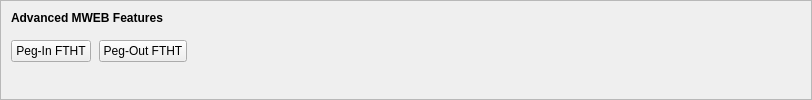
    <widget class="QFrame" name="frameMWEBFeatures">
     <property name="sizePolicy">
      <sizepolicy hsizetype="Expanding" vsizetype="Expanding">
       <horstretch>0</horstretch>
       <verstretch>0</verstretch>
      </sizepolicy>
     </property>
     <property name="maximumSize">
      <size>
       <width>16777215</width>
       <height>16777215</height>
      </size>
     </property>
     <property name="frameShape">
      <enum>QFrame::StyledPanel</enum>
     </property>
     <property name="frameShadow">
      <enum>QFrame::Sunken</enum>
     </property>
     <layout class="QVBoxLayout" name="verticalLayoutMWEBFeatures2">
      <property name="spacing">
       <number>0</number>
      </property>
      <property name="leftMargin">
       <number>0</number>
      </property>
      <property name="topMargin">
       <number>0</number>
      </property>
      <property name="rightMargin">
       <number>0</number>
      </property>
      <property name="bottomMargin">
       <number>6</number>
      </property>
      <item>
       <layout class="QVBoxLayout" name="verticalLayoutMWEBFeatures" stretch="0,0,1">
        <property name="spacing">
         <number>0</number>
        </property>
        <property name="leftMargin">
         <number>10</number>
        </property>
        <property name="topMargin">
         <number>10</number>
        </property>
        <item>
         <layout class="QHBoxLayout" name="horizontalLayoutMWEBFeatures1">
          <property name="bottomMargin">
           <number>15</number>
          </property>
          <item>
           <widget class="QLabel" name="labelMWEBFeatures">
            <property name="sizePolicy">
             <sizepolicy hsizetype="Preferred" vsizetype="Maximum">
              <horstretch>0</horstretch>
              <verstretch>0</verstretch>
             </sizepolicy>
            </property>
            <property name="font">
             <font>
              <weight>75</weight>
              <bold>true</bold>
             </font>
            </property>
            <property name="styleSheet">
             <string notr="true">font-weight:bold;</string>
            </property>
            <property name="text">
             <string>Advanced MWEB Features</string>
            </property>
           </widget>
          </item>
         </layout>
        </item>
        <item>
         <layout class="QHBoxLayout" name="horizontalLayoutMWEBFeatures2" stretch="0,0,0">
          <property name="spacing">
           <number>8</number>
          </property>
          <property name="bottomMargin">
           <number>10</number>
          </property>
          <item>
           <widget class="QPushButton" name="pushButtonMWEBPegIn">
            <property name="styleSheet">
             <string notr="true"/>
            </property>
            <property name="text">
             <string>Peg-In FTHT</string>
            </property>
            <property name="checkable">
             <bool>true</bool>
            </property>
            <property name="autoDefault">
             <bool>false</bool>
            </property>
           </widget>
          </item>
          <item>
           <widget class="QPushButton" name="pushButtonMWEBPegOut">
            <property name="styleSheet">
             <string notr="true"/>
            </property>
            <property name="text">
             <string>Peg-Out FTHT</string>
            </property>
            <property name="checkable">
             <bool>true</bool>
            </property>
            <property name="autoDefault">
             <bool>false</bool>
            </property>
           </widget>
          </item>
          <item>
           <spacer name="horizontalSpacerMWEBFeatures">
            <property name="orientation">
             <enum>Qt::Horizontal</enum>
            </property>
            <property name="sizeHint" stdset="0">
             <size>
              <width>40</width>
              <height>1</height>
             </size>
            </property>
           </spacer>
          </item>
         </layout>
        </item>
        <item>
         <spacer name="verticalSpacerMWEBFeatures">
          <property name="orientation">
           <enum>Qt::Vertical</enum>
          </property>
          <property name="sizeHint" stdset="0">
           <size>
            <width>800</width>
            <height>1</height>
           </size>
          </property>
         </spacer>
        </item>
       </layout>
      </item>
     </layout>
    </widget>
